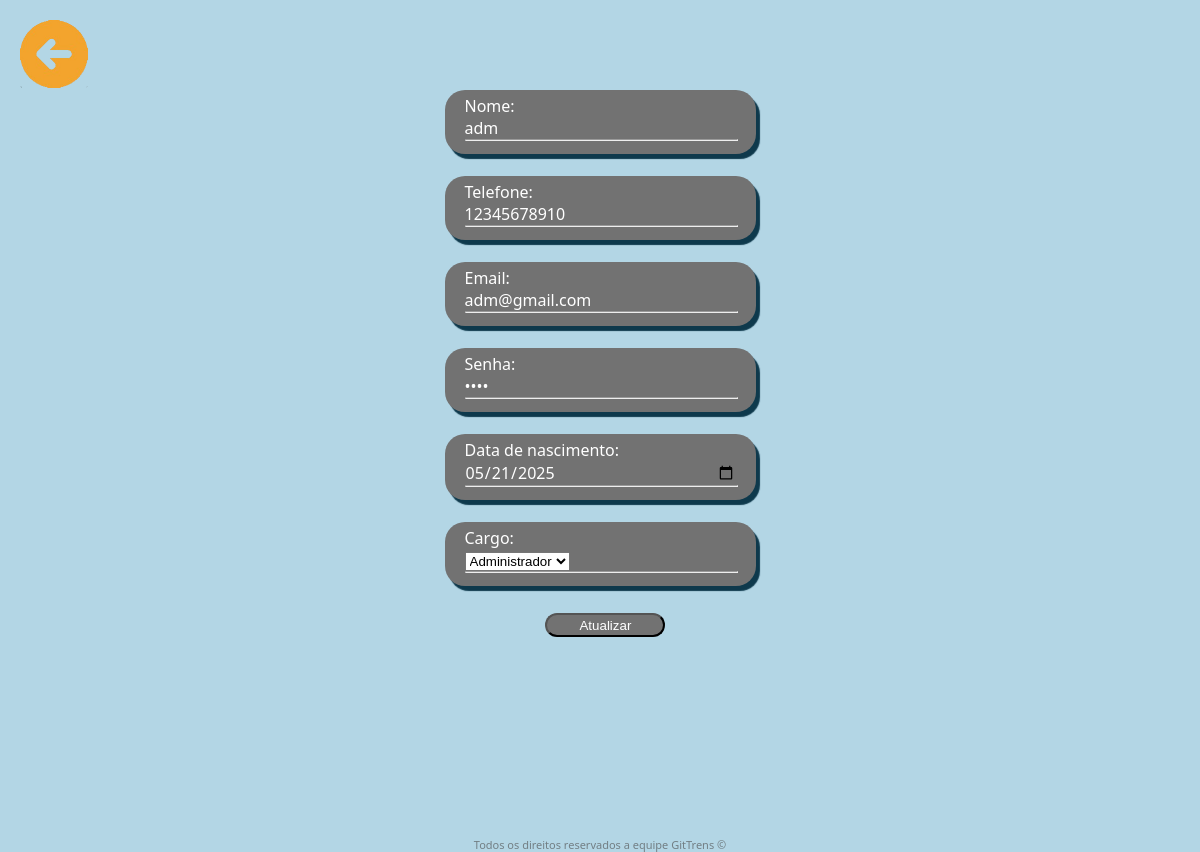
The app's page /public/crud_usuarios/update_usuarios.php?id=1 with its own data.
### tables this page shows
CREATE TABLE usuario(
    id_usuario INT PRIMARY KEY AUTO_INCREMENT,
    nome_usuario VARCHAR(255) NOT NULL,
    email_usuario VARCHAR(255) NOT NULL UNIQUE,
    senha_usuario VARCHAR(255) NOT NULL,
    telefone_usuario VARCHAR(20) NOT NULL,
    cargo_usuario ENUM('Administrador','Maquinista','Usuario') NOT NULL,
    nascimento_usuario DATE NOT NULL,
    foto_perfil VARCHAR(255) DEFAULT 'default.jpg',
    cep_usuario VARCHAR(8),
    rua_usuario VARCHAR(100),
    bairro_usuario VARCHAR(100),
    cidade_usuario VARCHAR(100),
    estado_usuario VARCHAR(2)
);

### public/crud_usuarios/update_usuarios.php (the view, shortened to what this page needs)
<?php
include '../../db.php';
$id = $_GET['id'];
$sql = "SELECT * FROM usuario where id_usuario=$id";
$result = $mysqli->query($sql);
$row = $result->fetch_assoc();
?>
<!DOCTYPE html>
<html lang="pt-br">
<head>
    <link rel="stylesheet" href="../../style/style.css">
</head>
<body>
    <header style="background-color: rgba(255, 0, 0, 0);">
        <a href="../homepage.php">
            <img src="../../assets/voltarICON.png" alt="" class="voltarICON" onclick="voltar()">
        </a>
    </header>
    <main>
        <div id="form">
            <form id="formCadastro" class="center" method="post">
                <div class="inpput">
                    <label for="nome">Nome:</label><br>
                    <input type="text" id="Nome" name="nome" class="inputTag" required VALUE="<?php echo "{$row['nome_usuario']}" ?>">
                    <hr>
                </div>
                <br>
                <div class="inpput">
                    <label for="Celular">Telefone:</label><br>
                    <input type="number" id="Celular" name="Celular" class="inputTag" required VALUE="<?php echo "{$row['telefone_usuario']}" ?>">
                    <hr>
                </div>
                <br>
                <div class="inpput">
                    <label for="Email">Email:</label><br>
                    <input type="text" id="Email" name="Email" class="inputTag" required VALUE="<?php echo "{$row['email_usuario']}" ?>">
                    <hr>
                </div>
                <br>
                <div class="inpput">
                    <label for="senha">Senha:</label><br>
                    <input type="password" id="Senha" name="senha" class="inputTag" required VALUE="<?php echo "{$row['senha_usuario']}" ?>">
                    <hr>
                </div>
                <br>
                <div class="inpput">
                    <label for="nascimento"> Data de nascimento:</label><br>
                    <input type="date" id="nascimento" name="nascimento" class="inputTag" required VALUE="<?php echo "{$row['nascimento_usuario']}" ?>">
                    <hr>
                </div>
                <br>
                <div class="inpput">
                    <label for="Cargo">Cargo:</label><br>
                    <select name="Cargo" id=""  VALUE="<?php echo "{$row['cargo_usuario']}" ?>">
                        <option value="Administrador">Administrador</option>
                    </select>
                    <hr>
                </div>
                <br>
                <button type="submit" id="cadastroButton" class="cadastroButton">Atualizar</button>
            </form>
        </div>
    </main>
    <footer>
        <p>Todos os direitos reservados a equipe GitTrens ©</p>
    </footer>
</body>
</html>

### style/style.css (style rules this page uses)
body { margin: 0; padding: 0; background-color: #B3D6E5; font-family: 'Segoe UI', Tahoma, Geneva, Verdana, sans-serif; }
#form { display: flex; justify-content: center; align-items: center; }
.inpput { background-color: rgb(114, 114, 114); color: white; width: 100%; border-radius: 20px; box-shadow: 4px 5px 1px #0E394C; padding: 5px 20px; }
.cadastroButton { background-color: rgb(114, 114, 114); text-align: center; margin-left: 4%; height: 5%; width: 120px; padding: 1%; margin-top: 5px; color: white; text-decoration: none; border-radius: 20px; }
.center { display: flex; flex-direction: column; justify-content: center; align-items: center; }
footer>p { margin: 0; padding: 0; font-size: 11px; text-align: center; margin-top: 200px; color: rgba(79, 79, 79, 0.649); }
.inputTag { all: unset; width: 100%; }
hr { width: 100%; margin-top: -0.01px; }
header { background-color: #4AB9D2; width: 100%; height: 90px; height: 90px; }
.center { margin: auto; }
.voltarICON { margin: 20px; height: 75%; }

### records on screen
usuario: nome "adm", Celular "12345678910", Email "adm@gmail.com", nascimento "05/21/2025", Cargo "Administrador"
